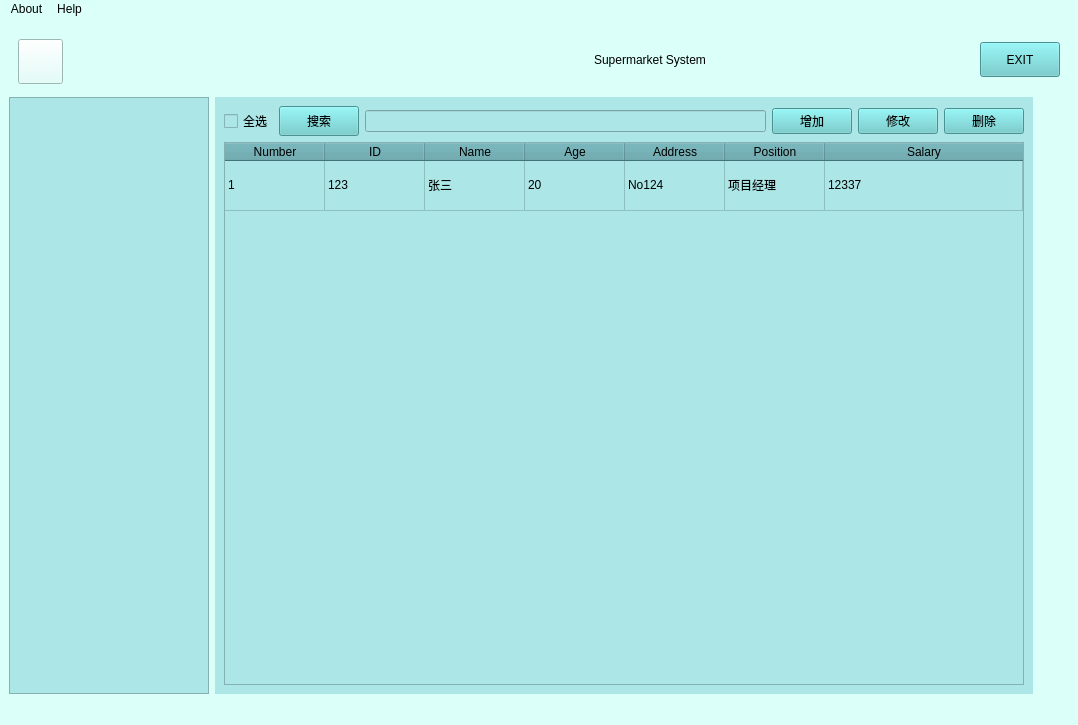
<?xml version="1.0" encoding="UTF-8"?>
<ui version="4.0">
 <class>MainWindow</class>
 <widget class="QMainWindow" name="MainWindow">
  <property name="geometry">
   <rect>
    <x>0</x>
    <y>0</y>
    <width>1078</width>
    <height>725</height>
   </rect>
  </property>
  <property name="windowTitle">
   <string>员工信息管理系统</string>
  </property>
  <property name="windowIcon">
   <iconset>
    <normaloff>:/advancedgroup48.png</normaloff>:/advancedgroup48.png</iconset>
  </property>
  <property name="toolTip">
   <string>&lt;html&gt;&lt;head/&gt;&lt;body&gt;&lt;p&gt;&lt;br/&gt;&lt;/p&gt;&lt;/body&gt;&lt;/html&gt;</string>
  </property>
  <property name="styleSheet">
   <string notr="true">background-color: rgb(219, 255, 249);</string>
  </property>
  <widget class="QWidget" name="centralwidget">
   <layout class="QGridLayout" name="gridLayout_3">
    <item row="1" column="0">
     <widget class="QTreeWidget" name="treeWidget">
      <property name="minimumSize">
       <size>
        <width>0</width>
        <height>0</height>
       </size>
      </property>
      <property name="maximumSize">
       <size>
        <width>200</width>
        <height>16777215</height>
       </size>
      </property>
      <property name="styleSheet">
       <string notr="true">background-color: #ACE6E6;
font: 900 11pt &quot;Noto Sans&quot;;
color:rgb(72, 72, 72)</string>
      </property>
      <property name="headerHidden">
       <bool>true</bool>
      </property>
      <column>
       <property name="text">
        <string notr="true">1</string>
       </property>
      </column>
     </widget>
    </item>
    <item row="1" column="1">
     <widget class="QStackedWidget" name="stackedWidget">
      <property name="toolTip">
       <string>This employee magement</string>
      </property>
      <property name="styleSheet">
       <string notr="true">background-color: #ACE6E6;</string>
      </property>
      <property name="currentIndex">
       <number>0</number>
      </property>
      <widget class="QWidget" name="page">
       <layout class="QGridLayout" name="gridLayout_2">
        <item row="0" column="1">
         <widget class="QPushButton" name="searchButton">
          <property name="minimumSize">
           <size>
            <width>0</width>
            <height>30</height>
           </size>
          </property>
          <property name="styleSheet">
           <string notr="true">QPushButton#searchButton{

   background-color:#66CCCC;
	font: 11pt &quot;Noto Sans&quot;;

}
QPushButton#searchButton:hover{
	background-color: rgb(114, 236, 255);
}</string>
          </property>
          <property name="text">
           <string>搜索</string>
          </property>
         </widget>
        </item>
        <item row="0" column="5">
         <widget class="QPushButton" name="deleteButton">
          <property name="styleSheet">
           <string notr="true">QPushButton#deleteButton{

   background-color:#66CCCC;
	font: 11pt &quot;Noto Sans&quot;;

}
QPushButton#deleteButton:hover{
	background-color: rgb(114, 236, 255);
}</string>
          </property>
          <property name="text">
           <string>删除</string>
          </property>
         </widget>
        </item>
        <item row="0" column="2">
         <widget class="QLineEdit" name="searchlineEdit">
          <property name="styleSheet">
           <string notr="true">QLineEdit#lineEdit{
border:2px solid rgb(0, 190, 190);min-height:22;
border-radius:2;
}
</string>
          </property>
         </widget>
        </item>
        <item row="0" column="4">
         <widget class="QPushButton" name="updateButton">
          <property name="styleSheet">
           <string notr="true">QPushButton#updateButton{

   background-color:#66CCCC;
	font: 11pt &quot;Noto Sans&quot;;

}
QPushButton#updateButton:hover{
	background-color: rgb(114, 236, 255);
}</string>
          </property>
          <property name="text">
           <string>修改</string>
          </property>
         </widget>
        </item>
        <item row="0" column="3">
         <widget class="QPushButton" name="addButton">
          <property name="styleSheet">
           <string notr="true">QPushButton#addButton{

   background-color:#66CCCC;
	font: 11pt &quot;Noto Sans&quot;;

}
QPushButton#addButton:hover{
	background-color: rgb(114, 236, 255);
}</string>
          </property>
          <property name="text">
           <string>增加</string>
          </property>
         </widget>
        </item>
        <item row="0" column="0">
         <widget class="QCheckBox" name="checkBox">
          <property name="styleSheet">
           <string notr="true">font: 11pt &quot;Noto Sans&quot;;</string>
          </property>
          <property name="text">
           <string>全选</string>
          </property>
         </widget>
        </item>
        <item row="2" column="0" colspan="6">
         <widget class="QTableWidget" name="tableWidget">
          <property name="styleSheet">
           <string notr="true">background-color: rgb(221, 221, 221);
selection-background-color: rgb(69, 163, 168);
border:1px solid gray;
item{

font:15px  &quot;微软雅黑&quot;;
color：#677483;

}
QHeaderView{

	background-color: rgb(89, 162, 170);
}</string>
          </property>
          <attribute name="horizontalHeaderCascadingSectionResizes">
           <bool>false</bool>
          </attribute>
          <attribute name="horizontalHeaderMinimumSectionSize">
           <number>50</number>
          </attribute>
          <attribute name="horizontalHeaderShowSortIndicator" stdset="0">
           <bool>true</bool>
          </attribute>
          <attribute name="horizontalHeaderStretchLastSection">
           <bool>true</bool>
          </attribute>
          <attribute name="verticalHeaderVisible">
           <bool>false</bool>
          </attribute>
          <attribute name="verticalHeaderCascadingSectionResizes">
           <bool>false</bool>
          </attribute>
          <attribute name="verticalHeaderMinimumSectionSize">
           <number>50</number>
          </attribute>
          <row>
           <property name="text">
            <string>1</string>
           </property>
          </row>
          <column>
           <property name="text">
            <string>Number</string>
           </property>
          </column>
          <column>
           <property name="text">
            <string>ID</string>
           </property>
          </column>
          <column>
           <property name="text">
            <string>Name</string>
           </property>
          </column>
          <column>
           <property name="text">
            <string>Age</string>
           </property>
          </column>
          <column>
           <property name="text">
            <string>Address</string>
           </property>
          </column>
          <column>
           <property name="text">
            <string>Position</string>
           </property>
          </column>
          <column>
           <property name="text">
            <string>Salary</string>
           </property>
          </column>
          <item row="0" column="0">
           <property name="text">
            <string>1</string>
           </property>
          </item>
          <item row="0" column="1">
           <property name="text">
            <string>123</string>
           </property>
          </item>
          <item row="0" column="2">
           <property name="text">
            <string>张三</string>
           </property>
          </item>
          <item row="0" column="3">
           <property name="text">
            <string>20</string>
           </property>
          </item>
          <item row="0" column="4">
           <property name="text">
            <string>No124</string>
           </property>
          </item>
          <item row="0" column="5">
           <property name="text">
            <string>项目经理</string>
           </property>
          </item>
          <item row="0" column="6">
           <property name="text">
            <string>12337</string>
           </property>
          </item>
         </widget>
        </item>
       </layout>
      </widget>
      <widget class="QWidget" name="page_3"/>
      <widget class="QWidget" name="page_2"/>
     </widget>
    </item>
    <item row="0" column="0" colspan="8">
     <widget class="QWidget" name="widget" native="true">
      <property name="minimumSize">
       <size>
        <width>0</width>
        <height>35</height>
       </size>
      </property>
      <layout class="QHBoxLayout" name="horizontalLayout">
       <item>
        <widget class="QPushButton" name="showButton">
         <property name="minimumSize">
          <size>
           <width>45</width>
           <height>45</height>
          </size>
         </property>
         <property name="maximumSize">
          <size>
           <width>40</width>
           <height>40</height>
          </size>
         </property>
         <property name="styleSheet">
          <string notr="true">border-image:url(:/icons/refresh.png);

hover:{
background-color: 
	color: rgb(60, 255, 226);
}</string>
         </property>
         <property name="text">
          <string/>
         </property>
        </widget>
       </item>
       <item>
        <spacer name="horizontalSpacer">
         <property name="orientation">
          <enum>Qt::Horizontal</enum>
         </property>
         <property name="sizeHint" stdset="0">
          <size>
           <width>226</width>
           <height>20</height>
          </size>
         </property>
        </spacer>
       </item>
       <item>
        <widget class="QLabel" name="label_6">
         <property name="minimumSize">
          <size>
           <width>600</width>
           <height>0</height>
          </size>
         </property>
         <property name="layoutDirection">
          <enum>Qt::RightToLeft</enum>
         </property>
         <property name="styleSheet">
          <string notr="true">font: 900 italic 27pt &quot;Noto Sans&quot;;</string>
         </property>
         <property name="text">
          <string>Supermarket System</string>
         </property>
         <property name="alignment">
          <set>Qt::AlignCenter</set>
         </property>
        </widget>
       </item>
       <item>
        <widget class="QWidget" name="widget_2" native="true">
         <layout class="QGridLayout" name="gridLayout"/>
        </widget>
       </item>
       <item>
        <widget class="QPushButton" name="exitButton">
         <property name="minimumSize">
          <size>
           <width>0</width>
           <height>35</height>
          </size>
         </property>
         <property name="styleSheet">
          <string notr="true">QPushButton#exitButton{
background-color:#66CCCC;
font: italic 12pt &quot;Noto Sans&quot;;


}
QPushButton#exitButton:hover{
	background-color:rgb(110, 255, 245);
	color: rgb(255, 85, 0);
	font: 900 13pt &quot;Noto Sans&quot;;
}
</string>
         </property>
         <property name="text">
          <string>EXIT</string>
         </property>
        </widget>
       </item>
      </layout>
     </widget>
    </item>
   </layout>
  </widget>
  <widget class="QMenuBar" name="menubar">
   <property name="geometry">
    <rect>
     <x>0</x>
     <y>0</y>
     <width>1078</width>
     <height>17</height>
    </rect>
   </property>
   <widget class="QMenu" name="menuAbout">
    <property name="font">
     <font>
      <bold>true</bold>
     </font>
    </property>
    <property name="title">
     <string>About</string>
    </property>
   </widget>
   <widget class="QMenu" name="menuHelp">
    <property name="font">
     <font>
      <bold>true</bold>
     </font>
    </property>
    <property name="title">
     <string>Help</string>
    </property>
   </widget>
   <addaction name="menuAbout"/>
   <addaction name="menuHelp"/>
  </widget>
  <widget class="QStatusBar" name="statusbar"/>
 </widget>
 <resources/>
 <connections/>
</ui>
